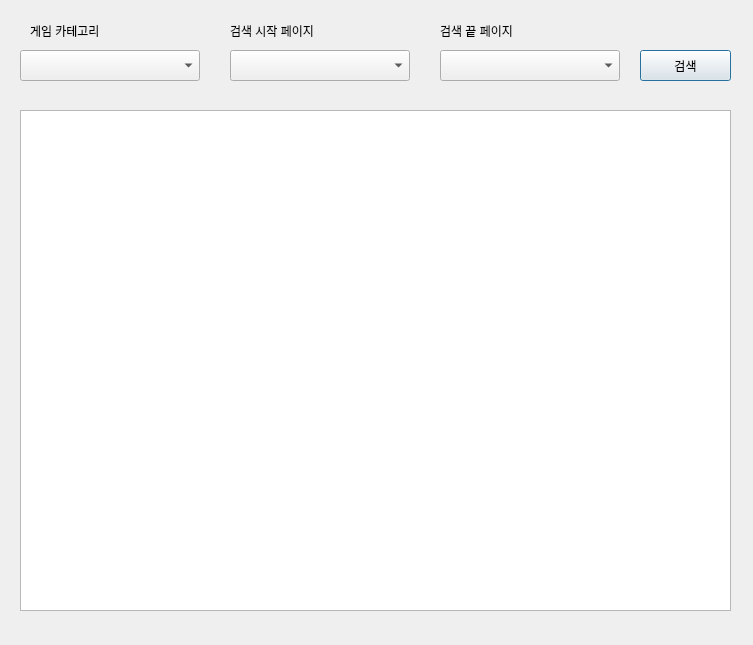
<?xml version="1.0" encoding="UTF-8"?>
<ui version="4.0">
 <class>Dialog</class>
 <widget class="QDialog" name="Dialog">
  <property name="geometry">
   <rect>
    <x>0</x>
    <y>0</y>
    <width>753</width>
    <height>645</height>
   </rect>
  </property>
  <property name="windowTitle">
   <string>Dialog</string>
  </property>
  <widget class="QPushButton" name="pushButton">
   <property name="geometry">
    <rect>
     <x>640</x>
     <y>50</y>
     <width>91</width>
     <height>31</height>
    </rect>
   </property>
   <property name="text">
    <string>검색</string>
   </property>
  </widget>
  <widget class="QComboBox" name="category_box">
   <property name="geometry">
    <rect>
     <x>20</x>
     <y>50</y>
     <width>180</width>
     <height>31</height>
    </rect>
   </property>
   <property name="styleSheet">
    <string notr="true">font: 12pt &quot;Arial&quot;;</string>
   </property>
   <property name="currentText">
    <string/>
   </property>
   <property name="maxVisibleItems">
    <number>15</number>
   </property>
   <property name="maxCount">
    <number>2147483647</number>
   </property>
  </widget>
  <widget class="QComboBox" name="startbox">
   <property name="geometry">
    <rect>
     <x>230</x>
     <y>50</y>
     <width>180</width>
     <height>31</height>
    </rect>
   </property>
   <property name="styleSheet">
    <string notr="true">font: 12pt &quot;Arial&quot;;</string>
   </property>
  </widget>
  <widget class="QComboBox" name="endbox">
   <property name="geometry">
    <rect>
     <x>440</x>
     <y>50</y>
     <width>180</width>
     <height>31</height>
    </rect>
   </property>
   <property name="styleSheet">
    <string notr="true">font: 12pt &quot;Arial&quot;;</string>
   </property>
  </widget>
  <widget class="QLabel" name="label">
   <property name="geometry">
    <rect>
     <x>30</x>
     <y>20</y>
     <width>161</width>
     <height>21</height>
    </rect>
   </property>
   <property name="text">
    <string>게임 카테고리</string>
   </property>
  </widget>
  <widget class="QLabel" name="label_2">
   <property name="geometry">
    <rect>
     <x>230</x>
     <y>20</y>
     <width>161</width>
     <height>21</height>
    </rect>
   </property>
   <property name="text">
    <string>검색 시작 페이지</string>
   </property>
  </widget>
  <widget class="QLabel" name="label_3">
   <property name="geometry">
    <rect>
     <x>440</x>
     <y>20</y>
     <width>161</width>
     <height>21</height>
    </rect>
   </property>
   <property name="text">
    <string>검색 끝 페이지</string>
   </property>
  </widget>
  <widget class="QTextBrowser" name="textBrowser">
   <property name="geometry">
    <rect>
     <x>20</x>
     <y>110</y>
     <width>711</width>
     <height>501</height>
    </rect>
   </property>
   <property name="styleSheet">
    <string notr="true">font: 11pt &quot;Arial&quot;;</string>
   </property>
  </widget>
 </widget>
 <resources/>
 <connections/>
</ui>
